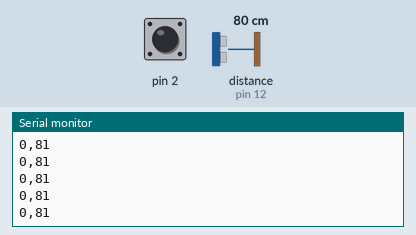
Recording of a sketch running on a simulated Arduino Uno, built with avr-gcc and run on an emulated ATmega328P. On the bench: the last lines printed to the serial monitor. The inputs (shaded band) are chosen by the test bench; at power-on: distance to the obstacle (sensor on pin 12) 80 cm, pin 2 HIGH. The echo pulse lasts 58.3 µs per cm.

Above: at 1.2 s.
1.3 s: distance to the obstacle (sensor on pin 12) set to 2 cm
At 1.34 s:
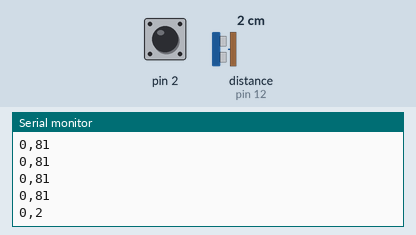
2.8 s: pin 2 pulled LOW for 0.15 s
At 2.87 s:
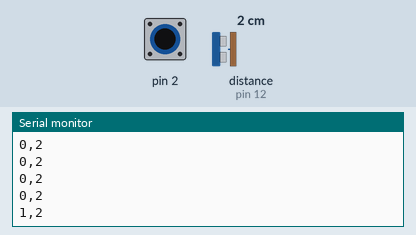
4.4 s: distance to the obstacle (sensor on pin 12) set to 4 cm
At 4.4 s:
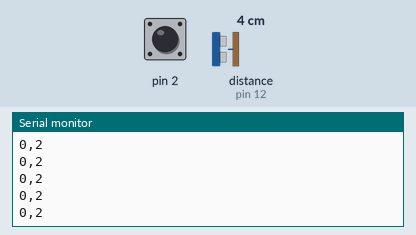
5.9 s: pin 2 pulled LOW for 1 s
At 5.98 s:
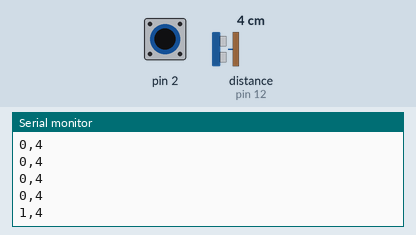
Timing chart, 0 to 8.9 s (numbered marks = the images above; inputs shaded):
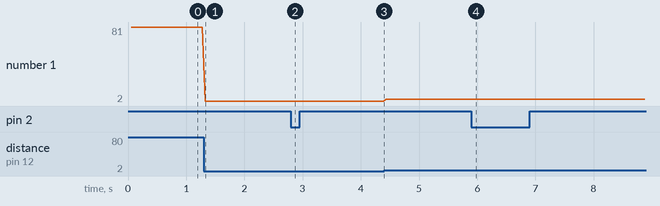

Measured:
- after the input at 1.3 s, the serial monitor: prints a new line at once (image 1)
- after the input at 2.8 s, the serial monitor: prints a new line after 0.06 s (image 2)
- after the input at 5.9 s, the serial monitor: prints a new line after 0.07 s (image 4)
- plotted number 1: 81 → 2 after the input at 1.3 s, 2 → 4 after the input at 4.4 s

The sketch:

NuitBlanche_ButtonFinal2.ino
```cpp
// ---------------------------------------------------------------------------
// Example NewPing library sketch that does a ping about 20 times per second.
// ---------------------------------------------------------------------------

#include <NewPing.h>

#define TRIGGER_PIN  13  // Arduino pin tied to trigger pin on the ultrasonic sensor.
#define ECHO_PIN     12  // Arduino pin tied to echo pin on the ultrasonic sensor.
#define MAX_DISTANCE 200 // Maximum distance we want to ping for (in centimeters). Maximum sensor distance is rated at 400-500cm.

NewPing sonar(TRIGGER_PIN, ECHO_PIN, MAX_DISTANCE); // NewPing setup of pins and maximum distance.


void setup() {

  Serial.begin(115200); // Open serial monitor at 115200 baud to see ping results.
  pinMode(2, INPUT_PULLUP);
  pinMode(13, OUTPUT);

}

void loop() {
  int sensorVal = digitalRead(2);
  int sensorValFinal;

  if(sensorVal == 0) {
     sensorValFinal = 1;
  }

  else if (sensorVal == 1) {
     sensorValFinal = 0;
  }

  delay(50);                      // Wait 50ms between pings (about 20 pings/sec). 29ms should be the shortest delay between pings.
  unsigned int uS = sonar.ping(); // Send ping, get ping time in microseconds (uS).
/*
  Serial.print("Ping: ");
  Serial.print(uS / US_ROUNDTRIP_CM); // Convert ping time to distance and print result (0 = outside set distance range, no ping echo)
  Serial.println("cm");
*/

  Serial.print(sensorValFinal, DEC);
  Serial.print(",");
  Serial.print(uS / US_ROUNDTRIP_CM, DEC);
  Serial.println();

}
```
